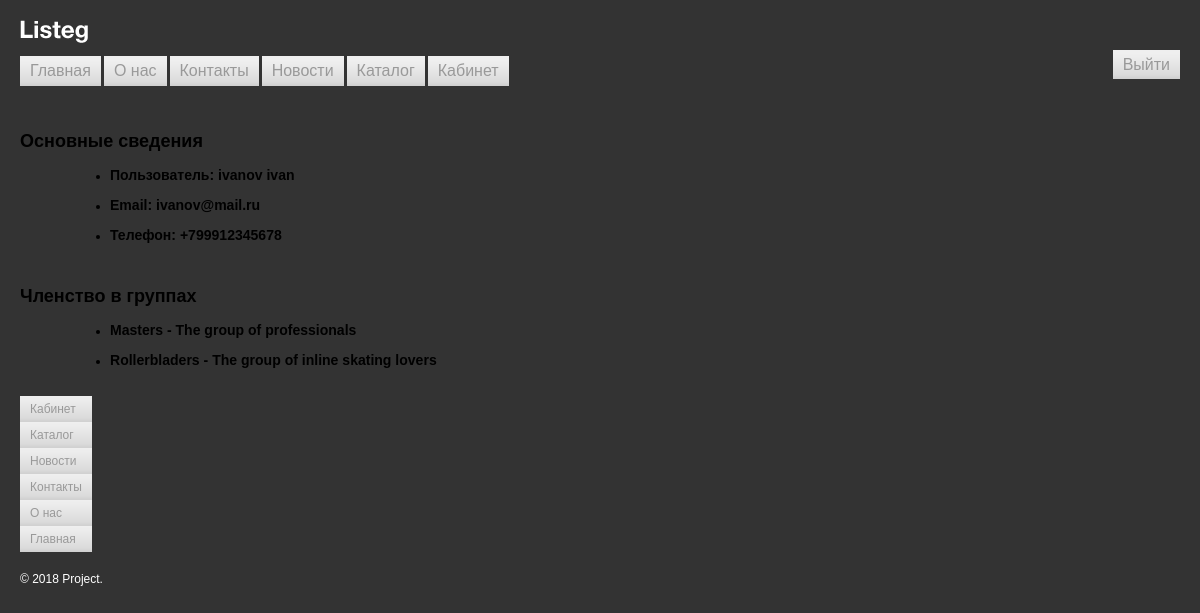
Page /route/personal/index.php (signed in) on the committed database.
### tables this page shows
CREATE TABLE `users` (
  `id` int NOT NULL,
  `is_active` tinyint(1) NOT NULL,
  `name` varchar(255) NOT NULL,
  `email` varchar(255) NOT NULL,
  `phone` varchar(15) NOT NULL,
  `password` char(60) NOT NULL,
  `is_agree` tinyint(1) NOT NULL
);

CREATE TABLE `group_user` (
  `user_id` int NOT NULL,
  `group_id` int NOT NULL
);

CREATE TABLE `groups` (
  `id` int NOT NULL,
  `name` varchar(255) NOT NULL,
  `description` varchar(255) NOT NULL
);

### core/app.php (called while the page is built, shortened)
<?php
function isCurrentUrl($url)
{
    return $url == parse_url($_SERVER['REQUEST_URI'], PHP_URL_PATH);
}
function trimString($string, $trim = 12): string
{
    if (mb_strlen($string) <= ($trim)) {
        $trimmedString = $string;
    } else {
        $trimmedString = substr($string, 0, $trim) . '...';
    }
    return $trimmedString;
}
function arraySort($array, $sort = SORT_ASC, $key = 'sort'): array
{
    usort($array, function ($a, $b) use ($key, $sort) {
        if ($sort == SORT_DESC) {
            return $b[$key] <=> $a[$key];
        } else {
            return $a[$key] <=> $b[$key];
        }
    });
    return $array;
}
function showMenu($menu, $class = '', $sort = SORT_ASC)
{
    $sortedMenu = arraySort($menu, $sort);
    require $_SERVER['DOCUMENT_ROOT'] . '/templates/menu.php';
}
function getGroupsInfo($connection)
{
    $stmt = $connection->prepare("SELECT * FROM `groups` left join group_user on `groups`.`id` = `group_user`.`group_id` where `group_user`.`user_id` = :id");
    $stmt->execute([':id' => $_SESSION['id']]);
    while ($row = $stmt->fetch(PDO::FETCH_ASSOC)) {
        $result[] = $row;
    }
    return $result;
}
function getUserInfo($connection)
{
    $stmt = $connection->prepare('select * from users where id = :id');
    $stmt->execute([':id' => $_SESSION['id']]);
    $result = $stmt->fetch(PDO::FETCH_ASSOC);
    return $result;
}

### route/personal/index.php (the view, shortened to what this page needs)
<?php
require $_SERVER['DOCUMENT_ROOT'] . '/header.php';
$connection = getConnection();
$user = getUserInfo($connection);
$groups = getGroupsInfo($connection);
?>
<h1><?= getTitle($menu); ?></h1><br>
<h2>Основные сведения</h2>
<ul style="margin-left: 50px;">
    <li>
        <h3>Пользователь: <?= $user['name']; ?></h3>
    </li>
    <li>
        <h3>Email: <?= $user['email']; ?></h3>
    </li>
    <li>
        <h3>Телефон: <?= $user['phone']; ?></h3>
    </li>
</ul><br>
<h2>Членство в группах</h2>
<ul style="margin-left: 50px;">
    <?php
    foreach ($groups as $key => $group) : ?>
        <li>
            <h3><?= $group['name']; ?> - <?= $group['description']; ?></h3>
        </li>
    <?php endforeach; ?>
</ul><br>
<?php require_once $_SERVER['DOCUMENT_ROOT'] . '/footer.php';
?>

### header.php (shortened to what this page needs)
<?php
require_once $_SERVER['DOCUMENT_ROOT'] . '/main_menu.php';
require_once $_SERVER['DOCUMENT_ROOT'] . '/core/app.php';
?>
<!DOCTYPE html>
<html>
<head>
    <link href="/styles.css" rel="stylesheet">
</head>
<body>
    <div class="header">
        <div class="logo"><img src="/i/logo.png" width="68" height="23" alt="Project"></div>
        <div class="clearfix"></div>
    </div>
    <div class="clearfix">
        <?php showMenu($menu, 'main-menu', SORT_ASC) ?>
        <?php
        if (isset($_SESSION['isAuthorized']) && $_SESSION['isAuthorized']) {
        ?><div class="sign-btn"><a class="sign-link" href='/?login=no'>Выйти</a></div>
        <?php } else {
        ?><div class="sign-btn"><a class="sign-link" href='/?login=yes'>Авторизоваться</a></div>
        <?php } ?>
    </div>

### templates/menu.php
<ul class="<?= $class ?>">
    <?php
    foreach ($sortedMenu as $item) : ?>
        <li><a href="<?= $item['path']; ?>
            " style="<?= (isCurrentUrl($item['path'])) ? 'text-decoration: underline;' : '' ?>
                   "><?= trimString($item['title']); ?></a></li>
    <?php endforeach; ?>
</ul>

### footer.php (shortened to what this page needs)
<div class="clearfix">
    <ul class="main-menu bottom">
    </ul>
</div>
<div class="footer">&copy;&nbsp;<nobr>2018</nobr> Project.</div>
</body>
</html>

### styles.css (style rules this page uses)
body { background: #333333; padding: 20px; margin: 0; color: #000000; font-family: Arial, Helvetica, sans-serif; font-size: 12px; }
div { border: none; font-size: 1em; }
img { border: none; }
a { text-decoration: underline; color: #333; }
.header { padding: 0; margin: 0 0 10px 0; border: none; }
.logo { float: left; margin: 0 10px 0 0; padding: 0; border: none; }
.logo img { border: none; }
.main-menu { margin: 0; padding: 0; clear: both; }
.main-menu li { list-style: none; float: left; background: url(i/top-menu-bg.gif) bottom repeat-x #efefef; margin: 0 3px 0 0; padding: 0; font-size: 16px; }
.main-menu.bottom { float: left; }
.main-menu.bottom li { float: none; display: block; font-size: 12px; }
.main-menu li a { padding: 6px 10px; text-decoration: none; display: block; color: #999999; }
.clearfix::after { content: ""; display: table; clear: both; }
.footer { color: #ffffff; margin: 20px 0 0 0; padding: 0; }
.sign-btn { text-align: right; }
a.sign-link { font-size: 16px; padding: 6px 10px; text-decoration: none; color: #999999; background: url(/i/top-menu-bg.gif) bottom repeat-x #efefef; }

### rows in the picture
users: name "ivanov ivan", email "ivanov@mail.ru", phone "+799912345678"
group_user: group.name "Masters", group.description "The group of professionals"
group_user: group.name "Rollerbladers", group.description "The group of inline skating lovers"

### other values in the picture
trimString($item['title']) "Главная"
trimString($item['title']) "О нас"
trimString($item['title']) "Контакты"
trimString($item['title']) "Новости"
trimString($item['title']) "Каталог"
trimString($item['title']) "Кабинет"
